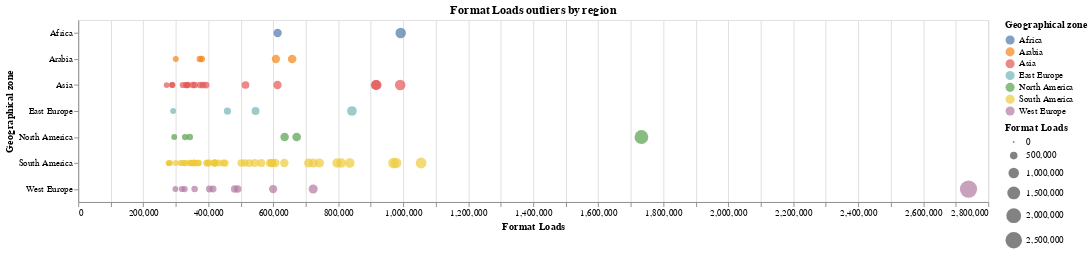

The cell this chart's notebook holds for it:
### Code cell
outliers_by_region = alt.Chart(outliers).mark_circle().encode(
    x='Format Loads',
    y=alt.Y('Geographical zone',scale=alt.Scale(zero=False)),
    color='Geographical zone',
    tooltip='Domain',
    size='Format Loads'
).properties(title="Format Loads outliers by region",
    height=200,
    width = 1000).interactive()

outliers_by_region.save('Graphs/outliers_by_region.html')
outliers_by_region

### Figure 1 — Vega-Lite specification as saved in the notebook (floating-point values rounded to 4 significant figures)
{"config": {"view": {"continuousWidth": 400, "continuousHeight": 300}}, "data": {"name": "data-6a148916b4af44101eb88d8cea034a1b"}, "mark": "circle", "encoding": {"color": {"type": "nominal", "field": "Geographical zone"}, "size": {"type": "quantitative", "field": "Format Loads"}, "tooltip": {"type": "nominal", "field": "Domain"}, "x": {"type": "quantitative", "field": "Format Loads"}, "y": {"type": "nominal", "field": "Geographical zone", "scale": {"zero": false}}}, "height": 200, "selection": {"selector015": {"type": "interval", "bind": "scales", "encodings": ["x", "y"]}}, "title": "Format Loads outliers by region", "width": 1000, "$schema": "https://vega.github.io/schema/vega-lite/v4.8.1.json", "datasets": {"data-6a148916b4af44101eb88d8cea034a1b": [{"Domain": "memurlar.net", "Format Loads": 2739000.0, "Impressions": 8942.0, "Format Fill Rate": 0.5969, "Viewability Rate": 83.8, "Efficiency Rate": 92.72, "CPM": 1.587, "Clicks": 46.82, "CTR": 0.4559, "Category": "Health & Wellness", "Category importance": 2.081, "Country": "Turkey", "Geographical zone": "West Europe", "Geographical zone importance": 11.98}, {"Domain": "missyusa.com", "Format Loads": 1733000.0, "Impressions": 124800.0, "Format Fill Rate": 10.81, "Viewability Rate": 78.07, "Efficiency Rate": 98.47, "CPM": 1.714, "Clicks": 98.44, "CTR": 0.07072, "Category": "News & Portals", "Category importance": 58.61, "Country": "United States", "Geographical zone": "North America", "Geographical zone importance": 8.32}, {"Domain": "bitbol.la", "Format Loads": 1055000.0, "Impressions": 34030.0, "Format Fill Rate": 3.766, "Viewability Rate": 86.47, "Efficiency Rate": 89.51, "CPM": 1.441, "Clicks": 145.3, "CTR": 0.3898, "Category": "Sports", "Category importance": 7.629, "Country": "Peru", "Geographical zone": "South America", "Geographical zone importance": 53.27}, {"Domain": "youm7.com", "Format Loads": 992100.0, "Impressions": 11080.0, "Format Fill Rate": 1.137, "Viewability Rate": 61.26, "Efficiency Rate": 91.52, "CPM": 1.728, "Clicks": 48.46, "CTR": 0.4017, "Category": "News & Portals", "Category importance": 58.61, "Country": "Egypt", "Geographical zone": "Africa", "Geographical zone importance": 1.1}, {"Domain": "chinatimes.com", "Format Loads": 990600.0, "Impressions": 188600.0, "Format Fill Rate": 19.54, "Viewability Rate": 90.05, "Efficiency Rate": 99.14, "CPM": 1.797, "Clicks": 1312.0, "CTR": 0.7873, "Category": "News & Portals", "Category importance": 58.61, "Country": "Taiwan", "Geographical zone": "Asia", "Geographical zone importance": 13.09}, {"Domain": "1news.com.br", "Format Loads": 978100.0, "Impressions": 138500.0, "Format Fill Rate": 7.458, "Viewability Rate": 45.6, "Efficiency Rate": 55.03, "CPM": 0.9258, "Clicks": 562.4, "CTR": 0.2318, "Category": "News & Portals", "Category importance": 58.61, "Country": "Brazil", "Geographical zone": "South America", "Geographical zone importance": 53.27}, {"Domain": "mundopositivo.com.br", "Format Loads": 969500.0, "Impressions": 79410.0, "Format Fill Rate": 13.28, "Viewability Rate": 74.56, "Efficiency Rate": 97.76, "CPM": 1.812, "Clicks": 9.664, "CTR": 0.02795, "Category": "Community & Culture", "Category importance": 6.614, "Country": "Brazil", "Geographical zone": "South America", "Geographical zone importance": 53.27}, {"Domain": "gimy.tv", "Format Loads": 917800.0, "Impressions": 34730.0, "Format Fill Rate": 17.19, "Viewability Rate": 74.58, "Efficiency Rate": 88.06, "CPM": 1.586, "Clicks": 355.3, "CTR": 0.847, "Category": "Movies & Television", "Category importance": 3.567, "Country": "Taiwan", "Geographical zone": "Asia", "Geographical zone importance": 13.09}, {"Domain": "rediff.com", "Format Loads": 915500.0, "Impressions": 86600.0, "Format Fill Rate": 14.86, "Viewability Rate": 77.82, "Efficiency Rate": 98.19, "CPM": 1.743, "Clicks": 331.7, "CTR": 0.3672, "Category": "News & Portals", "Category importance": 58.61, "Country": "India", "Geographical zone": "Asia", "Geographical zone importance": 13.09}, {"Domain": "stiripesurse.ro", "Format Loads": 842100.0, "Impressions": 22130.0, "Format Fill Rate": 4.473, "Viewability Rate": 76.1, "Efficiency Rate": 86.22, "CPM": 1.485, "Clicks": 147.3, "CTR": 0.5423, "Category": "News & Portals", "Category importance": 58.61, "Country": "Romania", "Geographical zone": "East Europe", "Geographical zone importance": 10.43}, {"Domain": "laverdadnoticias.com", "Format Loads": 835300.0, "Impressions": 224500.0, "Format Fill Rate": 27.08, "Viewability Rate": 86.63, "Efficiency Rate": 97.61, "CPM": 1.607, "Clicks": 3274.0, "CTR": 1.539, "Category": "News & Portals", "Category importance": 58.61, "Country": "Mexico", "Geographical zone": "South America", "Geographical zone importance": 53.27}, {"Domain": "correiobraziliense.com.br", "Format Loads": 809200.0, "Impressions": 160500.0, "Format Fill Rate": 23.23, "Viewability Rate": 72.29, "Efficiency Rate": 97.47, "CPM": 1.663, "Clicks": 743.6, "CTR": 0.513, "Category": "News & Portals", "Category importance": 58.61, "Country": "Brazil", "Geographical zone": "South America", "Geographical zone importance": 53.27}, {"Domain": "plantaoaovivo.com.br", "Format Loads": 796100.0, "Impressions": 22820.0, "Format Fill Rate": 1.935, "Viewability Rate": 83.45, "Efficiency Rate": 86.48, "CPM": 1.493, "Clicks": 145.1, "CTR": 0.7386, "Category": "Community & Culture", "Category importance": 6.614, "Country": "Brazil", "Geographical zone": "South America", "Geographical zone importance": 53.27}, {"Domain": "merca20.com", "Format Loads": 742000.0, "Impressions": 54900.0, "Format Fill Rate": 9.036, "Viewability Rate": 67.46, "Efficiency Rate": 91.98, "CPM": 1.562, "Clicks": 338.6, "CTR": 0.5946, "Category": "Tech & Gaming", "Category importance": 1.982, "Country": "Mexico", "Geographical zone": "South America", "Geographical zone importance": 53.27}, {"Domain": "minuto30.com", "Format Loads": 723100.0, "Impressions": 25180.0, "Format Fill Rate": 3.771, "Viewability Rate": 84.01, "Efficiency Rate": 93.64, "CPM": 1.712, "Clicks": 149.1, "CTR": 0.6355, "Category": "News & Portals", "Category importance": 58.61, "Country": "Colombia", "Geographical zone": "South America", "Geographical zone importance": 53.27}, {"Domain": "huffingtonpost.es", "Format Loads": 722800.0, "Impressions": 125400.0, "Format Fill Rate": 21.77, "Viewability Rate": 87.99, "Efficiency Rate": 98.57, "CPM": 1.483, "Clicks": 1667.0, "CTR": 1.098, "Category": "News & Portals", "Category importance": 58.61, "Country": "Spain", "Geographical zone": "West Europe", "Geographical zone importance": 11.98}, {"Domain": "4shared.com", "Format Loads": 708500.0, "Impressions": 9.667, "Format Fill Rate": 0.0, "Viewability Rate": 62.16, "Efficiency Rate": 24.97, "CPM": 2.183, "Clicks": 0.0, "CTR": 0.0, "Category": "Community & Culture", "Category importance": 6.614, "Country": "Brazil", "Geographical zone": "South America", "Geographical zone importance": 53.27}, {"Domain": "olevod.com", "Format Loads": 672000.0, "Impressions": 64360.0, "Format Fill Rate": 9.764, "Viewability Rate": 72.17, "Efficiency Rate": 94.1, "CPM": 1.99, "Clicks": 235.3, "CTR": 0.3781, "Category": "Movies & Television", "Category importance": 3.567, "Country": "United States", "Geographical zone": "North America", "Geographical zone importance": 8.32}, {"Domain": "lebanonfiles.com", "Format Loads": 658100.0, "Impressions": 2777.0, "Format Fill Rate": 0.4316, "Viewability Rate": 68.72, "Efficiency Rate": 87.36, "CPM": 1.733, "Clicks": 16.36, "CTR": 0.5298, "Category": "News & Portals", "Category importance": 58.61, "Country": "Lebanon", "Geographical zone": "Arabia", "Geographical zone importance": 1.55}, {"Domain": "storyinsta.com", "Format Loads": 635000.0, "Impressions": 13310.0, "Format Fill Rate": 2.232, "Viewability Rate": 78.46, "Efficiency Rate": 91.12, "CPM": 1.538, "Clicks": 141.2, "CTR": 0.9461, "Category": "Community & Culture", "Category importance": 6.614, "Country": "United States", "Geographical zone": "North America", "Geographical zone importance": 8.32}, {"Domain": "elcomercio.com", "Format Loads": 634100.0, "Impressions": 55720.0, "Format Fill Rate": 23.56, "Viewability Rate": 80.02, "Efficiency Rate": 88.42, "CPM": 1.554, "Clicks": 394.7, "CTR": 0.6108, "Category": "News & Portals", "Category importance": 58.61, "Country": "Ecuador", "Geographical zone": "South America", "Geographical zone importance": 53.27}, {"Domain": "ask.fm", "Format Loads": 613400.0, "Impressions": 7282.0, "Format Fill Rate": 1.275, "Viewability Rate": 62.22, "Efficiency Rate": 89.87, "CPM": 1.797, "Clicks": 4.355, "CTR": 0.06653, "Category": "News & Portals", "Category importance": 58.61, "Country": "Egypt", "Geographical zone": "Africa", "Geographical zone importance": 1.1}, {"Domain": "jugantor.com", "Format Loads": 613000.0, "Impressions": 14670.0, "Format Fill Rate": 2.455, "Viewability Rate": 86.13, "Efficiency Rate": 98.1, "CPM": 1.748, "Clicks": 46.82, "CTR": 0.3251, "Category": "News & Portals", "Category importance": 58.61, "Country": "Bangladesh", "Geographical zone": "Asia", "Geographical zone importance": 13.09}, {"Domain": "tayyar.org", "Format Loads": 608100.0, "Impressions": 12720.0, "Format Fill Rate": 2.155, "Viewability Rate": 82.57, "Efficiency Rate": 97.38, "CPM": 1.701, "Clicks": 110.8, "CTR": 0.9073, "Category": "News & Portals", "Category importance": 58.61, "Country": "Lebanon", "Geographical zone": "Arabia", "Geographical zone importance": 1.55}, {"Domain": "editalconcursosbrasil.com.br", "Format Loads": 606500.0, "Impressions": 59200.0, "Format Fill Rate": 5.909, "Viewability Rate": 77.48, "Efficiency Rate": 94.2, "CPM": 1.733, "Clicks": 685.8, "CTR": 1.586, "Category": "Money & Investing", "Category importance": 1.189, "Country": "Brazil", "Geographical zone": "South America", "Geographical zone importance": 53.27}, {"Domain": "planet.fr", "Format Loads": 599600.0, "Impressions": 7199.0, "Format Fill Rate": 14.22, "Viewability Rate": 70.93, "Efficiency Rate": 85.71, "CPM": 1.075, "Clicks": 62.93, "CTR": 0.6513, "Category": "News & Portals", "Category importance": 58.61, "Country": "France", "Geographical zone": "West Europe", "Geographical zone importance": 11.98}, {"Domain": "listindiario.com", "Format Loads": 597000.0, "Impressions": 73020.0, "Format Fill Rate": 12.73, "Viewability Rate": 80.39, "Efficiency Rate": 95.52, "CPM": 1.682, "Clicks": 895.5, "CTR": 1.333, "Category": "News & Portals", "Category importance": 58.61, "Country": "Dominican Republic", "Geographical zone": "South America", "Geographical zone importance": 53.27}, {"Domain": "las2orillas.co", "Format Loads": 595900.0, "Impressions": 53720.0, "Format Fill Rate": 10.06, "Viewability Rate": 90.54, "Efficiency Rate": 95.17, "CPM": 1.736, "Clicks": 382.4, "CTR": 0.7693, "Category": "News & Portals", "Category importance": 58.61, "Country": "Colombia", "Geographical zone": "South America", "Geographical zone importance": 53.27}, {"Domain": "record.com.mx", "Format Loads": 589700.0, "Impressions": 47020.0, "Format Fill Rate": 9.019, "Viewability Rate": 73.06, "Efficiency Rate": 96.88, "CPM": 1.611, "Clicks": 201.9, "CTR": 0.487, "Category": "Sports", "Category importance": 7.629, "Country": "Mexico", "Geographical zone": "South America", "Geographical zone importance": 53.27}, {"Domain": "ig.com.br", "Format Loads": 563200.0, "Impressions": 81240.0, "Format Fill Rate": 39.4, "Viewability Rate": 73.01, "Efficiency Rate": 97.32, "CPM": 1.851, "Clicks": 144.7, "CTR": 0.2004, "Category": "News & Portals", "Category importance": 58.61, "Country": "Brazil", "Geographical zone": "South America", "Geographical zone importance": 53.27}, {"Domain": "pikio.pl", "Format Loads": 545500.0, "Impressions": 39850.0, "Format Fill Rate": 3.776, "Viewability Rate": 45.02, "Efficiency Rate": 55.01, "CPM": 0.8602, "Clicks": 316.4, "CTR": 0.4018, "Category": "News & Portals", "Category importance": 58.61, "Country": "Poland", "Geographical zone": "East Europe", "Geographical zone importance": 10.43}, {"Domain": "cooperativa.cl", "Format Loads": 543300.0, "Impressions": 39330.0, "Format Fill Rate": 7.688, "Viewability Rate": 71.68, "Efficiency Rate": 94.42, "CPM": 1.513, "Clicks": 425.4, "CTR": 0.9386, "Category": "News & Portals", "Category importance": 58.61, "Country": "Chile", "Geographical zone": "South America", "Geographical zone importance": 53.27}, {"Domain": "mi.tv", "Format Loads": 526300.0, "Impressions": 15910.0, "Format Fill Rate": 3.132, "Viewability Rate": 80.07, "Efficiency Rate": 93.64, "CPM": 1.564, "Clicks": 105.9, "CTR": 0.7527, "Category": "News & Portals", "Category importance": 58.61, "Country": "Argentina", "Geographical zone": "South America", "Geographical zone importance": 53.27}, {"Domain": "discuss.com.hk", "Format Loads": 514600.0, "Impressions": 21240.0, "Format Fill Rate": 3.6, "Viewability Rate": 66.38, "Efficiency Rate": 89.79, "CPM": 1.7, "Clicks": 76.46, "CTR": 0.233, "Category": "News & Portals", "Category importance": 58.61, "Country": "Hong Kong", "Geographical zone": "Asia", "Geographical zone importance": 13.09}, {"Domain": "vagalume.com.br", "Format Loads": 512300.0, "Impressions": 165500.0, "Format Fill Rate": 34.39, "Viewability Rate": 77.33, "Efficiency Rate": 99.51, "CPM": 1.686, "Clicks": 631.1, "CTR": 0.4275, "Category": "Music & Radio", "Category importance": 5.623, "Country": "Brazil", "Geographical zone": "South America", "Geographical zone importance": 53.27}, {"Domain": "elmostrador.cl", "Format Loads": 501300.0, "Impressions": 26030.0, "Format Fill Rate": 5.646, "Viewability Rate": 85.86, "Efficiency Rate": 96.03, "CPM": 1.553, "Clicks": 219.0, "CTR": 0.8581, "Category": "News & Portals", "Category importance": 58.61, "Country": "Chile", "Geographical zone": "South America", "Geographical zone importance": 53.27}, {"Domain": "finanznachrichten.de", "Format Loads": 490600.0, "Impressions": 64050.0, "Format Fill Rate": 14.63, "Viewability Rate": 65.67, "Efficiency Rate": 95.91, "CPM": 1.578, "Clicks": 309.3, "CTR": 0.5169, "Category": "Money & Investing", "Category importance": 1.189, "Country": "Germany", "Geographical zone": "West Europe", "Geographical zone importance": 11.98}, {"Domain": "nouw.com", "Format Loads": 481100.0, "Impressions": 15180.0, "Format Fill Rate": 3.801, "Viewability Rate": 81.91, "Efficiency Rate": 97.16, "CPM": 1.523, "Clicks": 59.69, "CTR": 0.393, "Category": "Glamour", "Category importance": 4.756, "Country": "Sweden", "Geographical zone": "West Europe", "Geographical zone importance": 11.98}, {"Domain": "dziennikwschodni.pl", "Format Loads": 459100.0, "Impressions": 7519.0, "Format Fill Rate": 1.839, "Viewability Rate": 82.37, "Efficiency Rate": 97.51, "CPM": 1.559, "Clicks": 163.4, "CTR": 2.324, "Category": "News & Portals", "Category importance": 58.61, "Country": "Poland", "Geographical zone": "East Europe", "Geographical zone importance": 10.43}, {"Domain": "clicrbs.com.br", "Format Loads": 451900.0, "Impressions": 101500.0, "Format Fill Rate": 24.69, "Viewability Rate": 77.54, "Efficiency Rate": 99.23, "CPM": 1.755, "Clicks": 330.1, "CTR": 0.3572, "Category": "News & Portals", "Category importance": 58.61, "Country": "Brazil", "Geographical zone": "South America", "Geographical zone importance": 53.27}, {"Domain": "letras.mus.br", "Format Loads": 445900.0, "Impressions": 183300.0, "Format Fill Rate": 47.94, "Viewability Rate": 77.15, "Efficiency Rate": 99.22, "CPM": 1.941, "Clicks": 410.1, "CTR": 0.2229, "Category": "Music & Radio", "Category importance": 5.623, "Country": "Brazil", "Geographical zone": "South America", "Geographical zone importance": 53.27}, {"Domain": "jornaldacidadeonline.com.br", "Format Loads": 431500.0, "Impressions": 2501.0, "Format Fill Rate": 0.5983, "Viewability Rate": 88.69, "Efficiency Rate": 85.12, "CPM": 1.656, "Clicks": 13.8, "CTR": 0.7671, "Category": "News & Portals", "Category importance": 58.61, "Country": "Brazil", "Geographical zone": "South America", "Geographical zone importance": 53.27}, {"Domain": "tvnotas.com.mx", "Format Loads": 420500.0, "Impressions": 34170.0, "Format Fill Rate": 8.694, "Viewability Rate": 88.16, "Efficiency Rate": 95.2, "CPM": 1.688, "Clicks": 165.5, "CTR": 0.5057, "Category": "Glamour", "Category importance": 4.756, "Country": "Mexico", "Geographical zone": "South America", "Geographical zone importance": 53.27}, {"Domain": "eluniversal.com.co", "Format Loads": 420400.0, "Impressions": 30970.0, "Format Fill Rate": 10.08, "Viewability Rate": 85.57, "Efficiency Rate": 95.8, "CPM": 1.745, "Clicks": 219.3, "CTR": 0.7574, "Category": "News & Portals", "Category importance": 58.61, "Country": "Colombia", "Geographical zone": "South America", "Geographical zone importance": 53.27}, {"Domain": "diariodecuyo.com.ar", "Format Loads": 420000.0, "Impressions": 10610.0, "Format Fill Rate": 2.655, "Viewability Rate": 80.41, "Efficiency Rate": 90.91, "CPM": 1.709, "Clicks": 58.24, "CTR": 0.5312, "Category": "News & Portals", "Category importance": 58.61, "Country": "Argentina", "Geographical zone": "South America", "Geographical zone importance": 53.27}, {"Domain": "lagaceta.com.ar", "Format Loads": 418900.0, "Impressions": 23060.0, "Format Fill Rate": 4.952, "Viewability Rate": 86.04, "Efficiency Rate": 72.06, "CPM": 1.513, "Clicks": 242.4, "CTR": 1.104, "Category": "News & Portals", "Category importance": 58.61, "Country": "Argentina", "Geographical zone": "South America", "Geographical zone importance": 53.27}, {"Domain": "nacionalloteria.es", "Format Loads": 414700.0, "Impressions": 64.0, "Format Fill Rate": 0.02714, "Viewability Rate": 90.22, "Efficiency Rate": 87.7, "CPM": 1.85, "Clicks": 0.0, "CTR": 0.0, "Category": "Money & Investing", "Category importance": 1.189, "Country": "Spain", "Geographical zone": "West Europe", "Geographical zone importance": 11.98}, {"Domain": "kompas.com", "Format Loads": 403500.0, "Impressions": 25840.0, "Format Fill Rate": 19.48, "Viewability Rate": 66.51, "Efficiency Rate": 89.5, "CPM": 1.62, "Clicks": 142.9, "CTR": 0.4973, "Category": "News & Portals", "Category importance": 58.61, "Country": "Spain", "Geographical zone": "West Europe", "Geographical zone importance": 11.98}, {"Domain": "lacapital.com.ar", "Format Loads": 402100.0, "Impressions": 19130.0, "Format Fill Rate": 4.405, "Viewability Rate": 86.56, "Efficiency Rate": 96.35, "CPM": 1.639, "Clicks": 276.2, "CTR": 0.8881, "Category": "News & Portals", "Category importance": 58.61, "Country": "Argentina", "Geographical zone": "South America", "Geographical zone importance": 53.27}, {"Domain": "tudogostoso.com.br", "Format Loads": 398800.0, "Impressions": 135000.0, "Format Fill Rate": 36.51, "Viewability Rate": 77.02, "Efficiency Rate": 99.42, "CPM": 1.612, "Clicks": 313.4, "CTR": 0.2554, "Category": "Food", "Category importance": 1.412, "Country": "Brazil", "Geographical zone": "South America", "Geographical zone importance": 53.27}, {"Domain": "cgn.inf.br", "Format Loads": 394500.0, "Impressions": 14160.0, "Format Fill Rate": 3.583, "Viewability Rate": 86.32, "Efficiency Rate": 97.69, "CPM": 1.622, "Clicks": 51.85, "CTR": 0.3927, "Category": "News & Portals", "Category importance": 58.61, "Country": "Brazil", "Geographical zone": "South America", "Geographical zone importance": 53.27}, {"Domain": "tempo.co", "Format Loads": 393300.0, "Impressions": 7788.0, "Format Fill Rate": 2.172, "Viewability Rate": 78.12, "Efficiency Rate": 95.52, "CPM": 1.815, "Clicks": 65.76, "CTR": 0.5899, "Category": "News & Portals", "Category importance": 58.61, "Country": "Indonesia", "Geographical zone": "Asia", "Geographical zone importance": 13.09}, {"Domain": "ttshow.tw", "Format Loads": 383300.0, "Impressions": 20800.0, "Format Fill Rate": 6.676, "Viewability Rate": 89.07, "Efficiency Rate": 95.94, "CPM": 1.7, "Clicks": 38.45, "CTR": 0.172, "Category": "Glamour", "Category importance": 4.756, "Country": "Taiwan", "Geographical zone": "Asia", "Geographical zone importance": 13.09}, {"Domain": "pictame.com", "Format Loads": 379800.0, "Impressions": 3859.0, "Format Fill Rate": 0.3162, "Viewability Rate": 24.42, "Efficiency Rate": 30.19, "CPM": 0.5115, "Clicks": 20.54, "CTR": 0.1308, "Category": "Tech & Gaming", "Category importance": 1.982, "Country": "Saudi Arabia", "Geographical zone": "Arabia", "Geographical zone importance": 1.55}, {"Domain": "yan.vn", "Format Loads": 374600.0, "Impressions": 10660.0, "Format Fill Rate": 2.654, "Viewability Rate": 68.31, "Efficiency Rate": 82.85, "CPM": 1.484, "Clicks": 24.11, "CTR": 0.1813, "Category": "Community & Culture", "Category importance": 6.614, "Country": "Vietnam", "Geographical zone": "Asia", "Geographical zone importance": 13.09}, {"Domain": "gulfnews.com", "Format Loads": 374100.0, "Impressions": 59820.0, "Format Fill Rate": 32.27, "Viewability Rate": 77.78, "Efficiency Rate": 87.13, "CPM": 1.701, "Clicks": 427.5, "CTR": 0.5803, "Category": "News & Portals", "Category importance": 58.61, "Country": "United Arab Emirates", "Geographical zone": "Arabia", "Geographical zone importance": 1.55}, {"Domain": "aristeguinoticias.com", "Format Loads": 369800.0, "Impressions": 34950.0, "Format Fill Rate": 11.79, "Viewability Rate": 85.77, "Efficiency Rate": 94.65, "CPM": 1.631, "Clicks": 142.6, "CTR": 0.4253, "Category": "News & Portals", "Category importance": 58.61, "Country": "Mexico", "Geographical zone": "South America", "Geographical zone importance": 53.27}, {"Domain": "vix.com", "Format Loads": 369500.0, "Impressions": 37760.0, "Format Fill Rate": 8.825, "Viewability Rate": 93.18, "Efficiency Rate": 96.84, "CPM": 1.292, "Clicks": 222.7, "CTR": 0.455, "Category": "Movies & Television", "Category importance": 3.567, "Country": "Brazil", "Geographical zone": "South America", "Geographical zone importance": 53.27}, {"Domain": "elheraldo.co", "Format Loads": 358900.0, "Impressions": 20610.0, "Format Fill Rate": 6.115, "Viewability Rate": 72.9, "Efficiency Rate": 81.49, "CPM": 2.013, "Clicks": 74.64, "CTR": 0.3471, "Category": "News & Portals", "Category importance": 58.61, "Country": "Ecuador", "Geographical zone": "South America", "Geographical zone importance": 53.27}, {"Domain": "lostiempos.com", "Format Loads": 358400.0, "Impressions": 16860.0, "Format Fill Rate": 4.858, "Viewability Rate": 78.97, "Efficiency Rate": 94.58, "CPM": 1.741, "Clicks": 132.4, "CTR": 0.7786, "Category": "News & Portals", "Category importance": 58.61, "Country": "Bolivia", "Geographical zone": "South America", "Geographical zone importance": 53.27}, {"Domain": "xem.vn", "Format Loads": 358100.0, "Impressions": 1863.0, "Format Fill Rate": 0.2687, "Viewability Rate": 42.71, "Efficiency Rate": 43.29, "CPM": 0.9032, "Clicks": 4.295, "CTR": 0.115, "Category": "Community & Culture", "Category importance": 6.614, "Country": "Vietnam", "Geographical zone": "Asia", "Geographical zone importance": 13.09}, {"Domain": "elespanol.com", "Format Loads": 358000.0, "Impressions": 38320.0, "Format Fill Rate": 11.91, "Viewability Rate": 81.79, "Efficiency Rate": 96.89, "CPM": 1.682, "Clicks": 202.8, "CTR": 0.5417, "Category": "News & Portals", "Category importance": 58.61, "Country": "Spain", "Geographical zone": "West Europe", "Geographical zone importance": 11.98}, {"Domain": "elcolombiano.com", "Format Loads": 356800.0, "Impressions": 22810.0, "Format Fill Rate": 8.218, "Viewability Rate": 86.24, "Efficiency Rate": 96.83, "CPM": 1.678, "Clicks": 195.4, "CTR": 0.7437, "Category": "News & Portals", "Category importance": 58.61, "Country": "Colombia", "Geographical zone": "South America", "Geographical zone importance": 53.27}, {"Domain": "biobiochile.cl", "Format Loads": 355100.0, "Impressions": 54430.0, "Format Fill Rate": 17.59, "Viewability Rate": 85.61, "Efficiency Rate": 97.67, "CPM": 1.617, "Clicks": 419.4, "CTR": 0.8039, "Category": "News & Portals", "Category importance": 58.61, "Country": "Chile", "Geographical zone": "South America", "Geographical zone importance": 53.27}, {"Domain": "tribunnews.com", "Format Loads": 352700.0, "Impressions": 6641.0, "Format Fill Rate": 10.86, "Viewability Rate": 74.0, "Efficiency Rate": 91.88, "CPM": 1.653, "Clicks": 80.85, "CTR": 0.9162, "Category": "News & Portals", "Category importance": 58.61, "Country": "Indonesia", "Geographical zone": "Asia", "Geographical zone importance": 13.09}, {"Domain": "joaobidu.com.br", "Format Loads": 351700.0, "Impressions": 35400.0, "Format Fill Rate": 10.32, "Viewability Rate": 83.09, "Efficiency Rate": 99.26, "CPM": 1.692, "Clicks": 214.4, "CTR": 0.6309, "Category": "Health & Wellness", "Category importance": 2.081, "Country": "Brazil", "Geographical zone": "South America", "Geographical zone importance": 53.27}, {"Domain": "cronica.com.ar", "Format Loads": 346400.0, "Impressions": 7813.0, "Format Fill Rate": 2.511, "Viewability Rate": 77.29, "Efficiency Rate": 87.69, "CPM": 1.687, "Clicks": 74.62, "CTR": 0.762, "Category": "News & Portals", "Category importance": 58.61, "Country": "Argentina", "Geographical zone": "South America", "Geographical zone importance": 53.27}, {"Domain": "mundohispanico.com", "Format Loads": 343400.0, "Impressions": 204000.0, "Format Fill Rate": 63.2, "Viewability Rate": 84.03, "Efficiency Rate": 97.46, "CPM": 1.66, "Clicks": 1461.0, "CTR": 0.7621, "Category": "News & Portals", "Category importance": 58.61, "Country": "United States", "Geographical zone": "North America", "Geographical zone importance": 8.32}, {"Domain": "teletica.com", "Format Loads": 343200.0, "Impressions": 6077.0, "Format Fill Rate": 1.451, "Viewability Rate": 78.15, "Efficiency Rate": 87.19, "CPM": 1.543, "Clicks": 75.55, "CTR": 0.7629, "Category": "News & Portals", "Category importance": 58.61, "Country": "Costa Rica", "Geographical zone": "South America", "Geographical zone importance": 53.27}, {"Domain": "grid.id", "Format Loads": 337500.0, "Impressions": 8030.0, "Format Fill Rate": 16.86, "Viewability Rate": 69.66, "Efficiency Rate": 90.37, "CPM": 1.584, "Clicks": 51.88, "CTR": 0.5737, "Category": "Glamour", "Category importance": 4.756, "Country": "Indonesia", "Geographical zone": "Asia", "Geographical zone importance": 13.09}, {"Domain": "thethao247.vn", "Format Loads": 334100.0, "Impressions": 3187.0, "Format Fill Rate": 0.8854, "Viewability Rate": 71.52, "Efficiency Rate": 81.95, "CPM": 1.755, "Clicks": 3.846, "CTR": 0.1008, "Category": "Sports", "Category importance": 7.629, "Country": "Vietnam", "Geographical zone": "Asia", "Geographical zone importance": 13.09}, {"Domain": "dak.gg", "Format Loads": 331600.0, "Impressions": 2144.0, "Format Fill Rate": 0.629, "Viewability Rate": 71.17, "Efficiency Rate": 98.66, "CPM": 1.676, "Clicks": 6.846, "CTR": 0.2018, "Category": "Tech & Gaming", "Category importance": 1.982, "Country": "South Korea", "Geographical zone": "Asia", "Geographical zone importance": 13.09}, {"Domain": "vanguardia.com", "Format Loads": 329800.0, "Impressions": 23180.0, "Format Fill Rate": 7.356, "Viewability Rate": 85.31, "Efficiency Rate": 94.69, "CPM": 1.727, "Clicks": 163.7, "CTR": 0.7569, "Category": "News & Portals", "Category importance": 58.61, "Country": "Colombia", "Geographical zone": "South America", "Geographical zone importance": 53.27}, {"Domain": "techandgeek.com", "Format Loads": 328400.0, "Impressions": 7885.0, "Format Fill Rate": 2.213, "Viewability Rate": 79.57, "Efficiency Rate": 81.33, "CPM": 1.88, "Clicks": 0.619, "CTR": 0.01562, "Category": "Tech & Gaming", "Category importance": 1.982, "Country": "United States", "Geographical zone": "North America", "Geographical zone importance": 8.32}, {"Domain": "crhoy.com", "Format Loads": 327500.0, "Impressions": 23800.0, "Format Fill Rate": 30.18, "Viewability Rate": 88.86, "Efficiency Rate": 96.83, "CPM": 1.707, "Clicks": 202.0, "CTR": 0.8365, "Category": "News & Portals", "Category importance": 58.61, "Country": "Costa Rica", "Geographical zone": "South America", "Geographical zone importance": 53.27}, {"Domain": "mendozapost.com", "Format Loads": 327400.0, "Impressions": 6335.0, "Format Fill Rate": 0.8009, "Viewability Rate": 82.12, "Efficiency Rate": 79.31, "CPM": 1.334, "Clicks": 83.74, "CTR": 1.359, "Category": "News & Portals", "Category importance": 58.61, "Country": "Spain", "Geographical zone": "West Europe", "Geographical zone importance": 11.98}, {"Domain": "behindwoods.com", "Format Loads": 321500.0, "Impressions": 14520.0, "Format Fill Rate": 4.962, "Viewability Rate": 83.79, "Efficiency Rate": 98.3, "CPM": 1.63, "Clicks": 112.6, "CTR": 0.73, "Category": "Community & Culture", "Category importance": 6.614, "Country": "India", "Geographical zone": "Asia", "Geographical zone importance": 13.09}, {"Domain": "diarioonline.com.br", "Format Loads": 320900.0, "Impressions": 28270.0, "Format Fill Rate": 8.794, "Viewability Rate": 84.08, "Efficiency Rate": 97.38, "CPM": 1.607, "Clicks": 169.3, "CTR": 0.5307, "Category": "News & Portals", "Category importance": 58.61, "Country": "Brazil", "Geographical zone": "South America", "Geographical zone importance": 53.27}, {"Domain": "medisite.fr", "Format Loads": 318800.0, "Impressions": 15980.0, "Format Fill Rate": 9.017, "Viewability Rate": 88.47, "Efficiency Rate": 99.97, "CPM": 1.417, "Clicks": 147.1, "CTR": 0.8425, "Category": "Health & Wellness", "Category importance": 2.081, "Country": "France", "Geographical zone": "West Europe", "Geographical zone importance": 11.98}, {"Domain": "calcuworld.com", "Format Loads": 314700.0, "Impressions": 24020.0, "Format Fill Rate": 8.14, "Viewability Rate": 61.01, "Efficiency Rate": 94.69, "CPM": 1.705, "Clicks": 108.5, "CTR": 0.4613, "Category": "Education & Careers", "Category importance": 2.428, "Country": "Mexico", "Geographical zone": "South America", "Geographical zone importance": 53.27}, {"Domain": "lebanondebate.com", "Format Loads": 300200.0, "Impressions": 4356.0, "Format Fill Rate": 0.9355, "Viewability Rate": 40.56, "Efficiency Rate": 56.63, "CPM": 0.9936, "Clicks": 34.48, "CTR": 0.4219, "Category": "News & Portals", "Category importance": 58.61, "Country": "Lebanon", "Geographical zone": "Arabia", "Geographical zone importance": 1.55}, {"Domain": "prensa.com", "Format Loads": 300000.0, "Impressions": 37460.0, "Format Fill Rate": 19.84, "Viewability Rate": 76.66, "Efficiency Rate": 95.27, "CPM": 1.611, "Clicks": 189.1, "CTR": 0.5027, "Category": "News & Portals", "Category importance": 58.61, "Country": "Panama", "Geographical zone": "South America", "Geographical zone importance": 53.27}, {"Domain": "infojobs.com.br", "Format Loads": 299000.0, "Impressions": 6249.0, "Format Fill Rate": 10.02, "Viewability Rate": 78.6, "Efficiency Rate": 95.7, "CPM": 1.629, "Clicks": 21.86, "CTR": 0.4378, "Category": "Education & Careers", "Category importance": 2.428, "Country": "Spain", "Geographical zone": "West Europe", "Geographical zone importance": 11.98}, {"Domain": "zerochan.net", "Format Loads": 295200.0, "Impressions": 7642.0, "Format Fill Rate": 2.358, "Viewability Rate": 58.61, "Efficiency Rate": 85.88, "CPM": 1.786, "Clicks": 25.79, "CTR": 0.3471, "Category": "Community & Culture", "Category importance": 6.614, "Country": "United States", "Geographical zone": "North America", "Geographical zone importance": 8.32}, {"Domain": "wrc.net.pl", "Format Loads": 292000.0, "Impressions": 14770.0, "Format Fill Rate": 4.918, "Viewability Rate": 86.82, "Efficiency Rate": 97.39, "CPM": 1.501, "Clicks": 131.6, "CTR": 0.7167, "Category": "Autos", "Category importance": 0.07431, "Country": "Poland", "Geographical zone": "East Europe", "Geographical zone importance": 10.43}, {"Domain": "dainikamadershomoy.com", "Format Loads": 290100.0, "Impressions": 5191.0, "Format Fill Rate": 1.924, "Viewability Rate": 85.36, "Efficiency Rate": 97.92, "CPM": 1.666, "Clicks": 21.37, "CTR": 0.403, "Category": "News & Portals", "Category importance": 58.61, "Country": "Bangladesh", "Geographical zone": "Asia", "Geographical zone importance": 13.09}, {"Domain": "i3investor.com", "Format Loads": 288300.0, "Impressions": 13930.0, "Format Fill Rate": 6.301, "Viewability Rate": 68.23, "Efficiency Rate": 88.15, "CPM": 1.483, "Clicks": 47.84, "CTR": 0.3345, "Category": "Money & Investing", "Category importance": 1.189, "Country": "Malaysia", "Geographical zone": "Asia", "Geographical zone importance": 13.09}, {"Domain": "diariocambio.com.mx", "Format Loads": 282800.0, "Impressions": 13840.0, "Format Fill Rate": 6.129, "Viewability Rate": 89.59, "Efficiency Rate": 96.86, "CPM": 1.648, "Clicks": 107.4, "CTR": 0.9425, "Category": "News & Portals", "Category importance": 58.61, "Country": "Mexico", "Geographical zone": "South America", "Geographical zone importance": 53.27}, {"Domain": "cadena3.com", "Format Loads": 279400.0, "Impressions": 11820.0, "Format Fill Rate": 4.999, "Viewability Rate": 76.58, "Efficiency Rate": 74.43, "CPM": 1.321, "Clicks": 110.1, "CTR": 0.7651, "Category": "Music & Radio", "Category importance": 5.623, "Country": "Argentina", "Geographical zone": "South America", "Geographical zone importance": 53.27}, {"Domain": "elpais.com.co", "Format Loads": 279200.0, "Impressions": 35200.0, "Format Fill Rate": 12.67, "Viewability Rate": 79.27, "Efficiency Rate": 96.16, "CPM": 1.747, "Clicks": 125.7, "CTR": 0.4152, "Category": "News & Portals", "Category importance": 58.61, "Country": "Colombia", "Geographical zone": "South America", "Geographical zone importance": 53.27}, {"Domain": "cifraclub.com.br", "Format Loads": 277800.0, "Impressions": 36980.0, "Format Fill Rate": 31.5, "Viewability Rate": 83.57, "Efficiency Rate": 97.92, "CPM": 1.709, "Clicks": 209.5, "CTR": 0.3056, "Category": "Music & Radio", "Category importance": 5.623, "Country": "Brazil", "Geographical zone": "South America", "Geographical zone importance": 53.27}, {"Domain": "urdupoint.com", "Format Loads": 271900.0, "Impressions": 10380.0, "Format Fill Rate": 8.073, "Viewability Rate": 77.63, "Efficiency Rate": 82.09, "CPM": 1.688, "Clicks": 61.19, "CTR": 0.5228, "Category": "News & Portals", "Category importance": 58.61, "Country": "Pakistan", "Geographical zone": "Asia", "Geographical zone importance": 13.09}]}}
